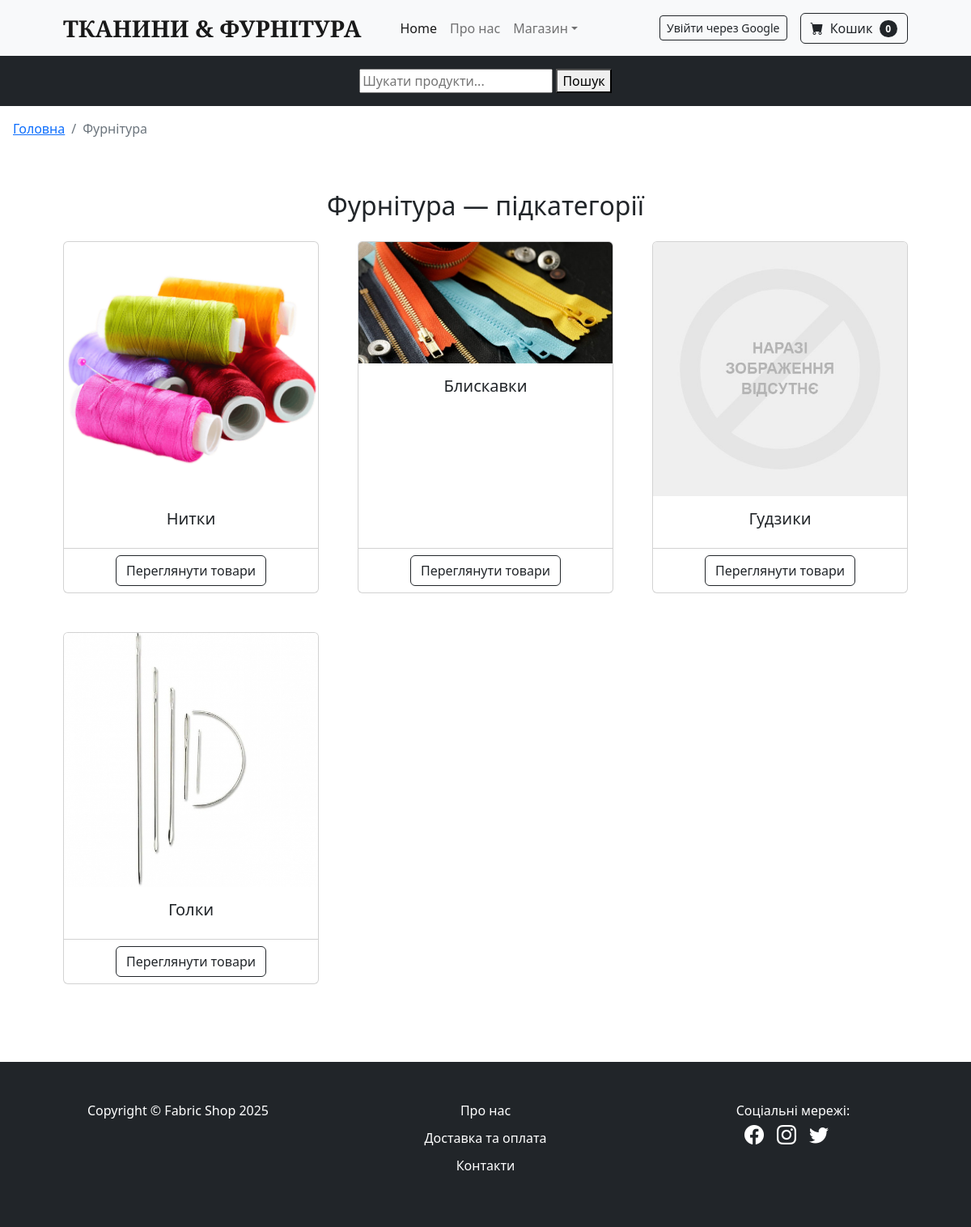
/category/furnitura/, run on the app's committed database.
### shop/models.py (models this page shows, shortened)
class Category(models.Model):
    name = models.CharField(max_length=100, verbose_name="Назва категорії")
    description = models.TextField(blank=True, verbose_name="Опис категорії")
    image = models.ImageField(upload_to='categories/', blank=True, null=True, verbose_name="Картинка категорії")
    slug = models.SlugField(max_length=100, unique=True, verbose_name="URL (slug)")
    class Meta:
        verbose_name = "Категорія"
        verbose_name_plural = "Категорії"

class Subcategory(models.Model):
    category = models.ForeignKey(Category, related_name="subcategories", on_delete=models.CASCADE, verbose_name="Категорія")
    name = models.CharField(max_length=100, verbose_name="Назва підкатегорії")
    slug = models.SlugField(max_length=100, unique=True, verbose_name="URL (slug)")
    image = models.ImageField(upload_to='subcategories/', blank=True, null=True, verbose_name="Картинка підкатегорії")
    class Meta:
        verbose_name = "Підкатегорія"
        verbose_name_plural = "Підкатегорії"

### shop/views.py (the view)
# urls.py: path('category/<slug:slug>/', views.category_detail, name='category_detail'),
def category_detail(request, slug):
    category = get_object_or_404(Category, slug=slug)
    subcategories = category.subcategories.all()
    return render(request, 'shop/category_detail.html', {
        'category': category,
        'subcategories': subcategories
    })

### cart/cart.py (called while the page is built)
    def __len__(self):
        return sum(item['quantity'] for item in self.cart.values())

### cart/context_processors.py (called while the page is built)
def cart_quantity(request):
    cart = Cart(request)
    return {'cart_total_items': len(cart)}

### shop/context_processors.py (called while the page is built)
def categories_with_subcategories(request):
    categories = Category.objects.prefetch_related('subcategories').all()
    return {'nav_categories': categories}

### templates/shop/category_detail.html (shortened to what this page needs)
{% extends "base.html" %}
{% load static %}
{% block breadcrumbs %}
  <li class="breadcrumb-item active" aria-current="page">{{ category.name }}</li>
{% endblock %}
{% block content %}
<section class="py-5">
  <div class="container px-4 px-lg-5">
    <h2 class="text-center mb-4">{{ category.name }} — підкатегорії</h2>
    <div class="row gx-4 gx-lg-5">
      {% for sub in subcategories %}
      <div class="col-md-4 mb-5">
        <div class="card h-100 text-center">
          {% if sub.image %}
            <img class="card-img-top" src="{{ sub.image.url }}" alt="{{ sub.name }}">
          {% else %}
            <img class="card-img-top" src="{% static 'img/no-image.png' %}" alt="Без зображення">
          {% endif %}
          <div class="card-body">
            <h5 class="card-title">{{ sub.name }}</h5>
          </div>
          <div class="card-footer bg-transparent">
            <a class="btn btn-outline-dark" href="{% url 'shop:subcategory_detail' sub.slug %}">Переглянути товари</a>
          </div>
        </div>
      </div>
      {% endfor %}
    </div>
  </div>
</section>
{% endblock %}

### data on the page
Category: name "Фурнітура"
Subcategory: image (picture), name "Нитки"
Subcategory: image (picture), name "Блискавки"
Subcategory: name "Гудзики"
Subcategory: image (picture), name "Голки"

### other printed values
{{ cart_total_items }} "0"
